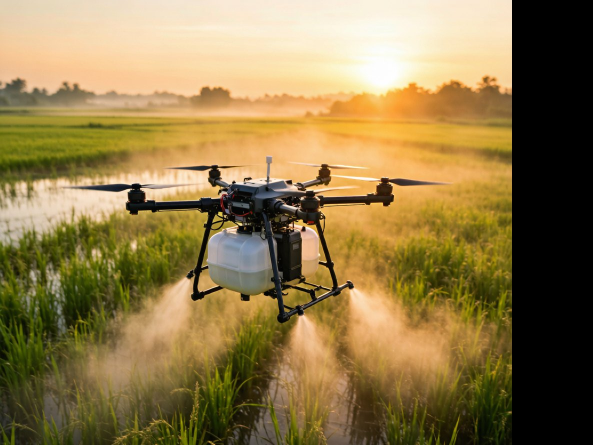
#> input picture engine/clients/kestrel/media/products/ag-16.jpg, 1186 x 890 px (shown at 1/2 size)
$ python -i gen_media.py   (imports and definitions only)
#> lines starting #> are read from the running program, lines starting #| are printed output that depends on the picture
"""为交付站生成媒体素材：实拍图裁切 + 调色板感知的品牌图案占位图。

交付期最常见的两种状态是「客户照片还没给」和「只有一堆原图」。
这个工具把两种状态都收口到同一套约定上：

  1. **有原图**：写 media/sources.yaml 声明「哪张原图 → 哪个槽位、裁哪里」，
     工具负责裁成 4:3、降到 1600px 宽、压成 JPEG（q86）。
  2. **没原图**：按主题调色板生成抽象构图——同一站点同一视觉语言，
     每个槽位又各不相同（种子取自路径），换掉客户真图时路径不变。

为什么不再用纯色/网格占位：全站二十多张图如果长得一样，页面看起来像
「图没加载完」，比留白更伤专业感。占位图也要当成设计资产来做。

输出统一为 JPEG：
  - 卡片是 object-fit: cover 的 4:3 裁切，1600×1200 足够 2 倍屏；
  - PNG 存渐变会落到 1MB 以上，撞穿 settings.yaml 的 max_kb: 400 告警线。

依赖：pillow（`pip install pillow`）。生成的图会进版本库，构建本身不依赖本工具。

用法：
    python tools/gen_media.py --site clients/kestrel            # 缺什么补什么
    python tools/gen_media.py --site clients/leafworks --force  # 全部重生成
    python tools/gen_media.py --site clients/kestrel --list     # 只列出槽位
"""

from __future__ import annotations

import argparse
import colorsys
import hashlib
import os
import re
import sys

try:
    from PIL import Image, ImageDraw, ImageFilter
except ImportError:  # pragma: no cover - 工具链缺失时的明确提示
    sys.exit("需要 pillow：pip install pillow")

RASTER = (".png", ".jpg", ".jpeg", ".webp")
W, H = 1600, 1200  # 4:3，与卡片的 object-fit 比例一致


# ---------------------------------------------------------------- 主题解析

# [47 lines left out: functions read_theme, parse_color, not called in this run]


def luma(c: tuple[int, int, int]) -> float:
    return (0.2126 * c[0] + 0.7152 * c[1] + 0.0722 * c[2]) / 255.0


def mix(a: tuple[int, int, int], b: tuple[int, int, int], t: float) -> tuple[int, int, int]:
    return tuple(int(a[i] + (b[i] - a[i]) * t) for i in range(3))  # type: ignore[return-value]


# [9 lines left out: function shift, not called in this run]


def seed_of(text: str) -> int:
    return int(hashlib.sha256(text.encode("utf-8")).hexdigest()[:8], 16)


# ---------------------------------------------------------------- 程序化构图

# [131 lines left out: functions radial_mask, gradient, draw_motif, brand_placeholder, not called in this run]


def save_jpeg(img: Image.Image, path: str) -> None:
    os.makedirs(os.path.dirname(path), exist_ok=True)
    img.convert("RGB").save(path, "JPEG", quality=86, optimize=True, progressive=True)
    print(f"  {os.path.relpath(path)}  {os.path.getsize(path) // 1024} KB")


# ---------------------------------------------------------------- 分享卡（M5-3）

CARD_W, CARD_H = 1200, 630  # 1.91:1，Facebook / LinkedIn / X 的横版大图比例


# [122 lines left out: functions load_font, read_settings_brand, brand_card, not called in this run]


# ---------------------------------------------------------------- 目录 / 规格书（M5-9）

def _pdf_text(x: int, y: int, size: int, text: str, font: str = "F1") -> str:
    esc = text.replace("\\", r"\\").replace("(", r"\(").replace(")", r"\)")
    return f"BT /{font} {size} Tf 1 0 0 1 {x} {y} Tm ({esc}) Tj ET\n"


# [44 lines left out: function write_pdf, not called in this run]


# ---------------------------------------------------------------- 实拍图处理

def fit_photo(src: str, dst: str, focus: str = "0.5,0.5", zoom: float = 1.0, cut: float = 0.13) -> None:
    """把原图裁成 4:3 并压到 1600px 宽。

    focus 是保留区域的中心（0–1 归一化坐标）：同一张原图取不同焦点，
    就能得到两张「看起来是两个场景」的裁切，比重复使用一张图专业得多。
    cut 先切掉底部若干比例——生成图的水印几乎都盖在右下角，交稿前必须去掉。
    """
#> called with dst = 'out.png', focus = '0.5,0.5', zoom = 1, cut = 0.13
    im = Image.open(src).convert("RGB")
#> im is the input picture: PIL image 1186x890 RGB; mean R, G, B 142.6, 120.8, 73.4
    w, h = im.size
#> w = 1186; h = 890
    if cut > 0:
        im = im.crop((0, 0, w, int(h * (1 - cut))))
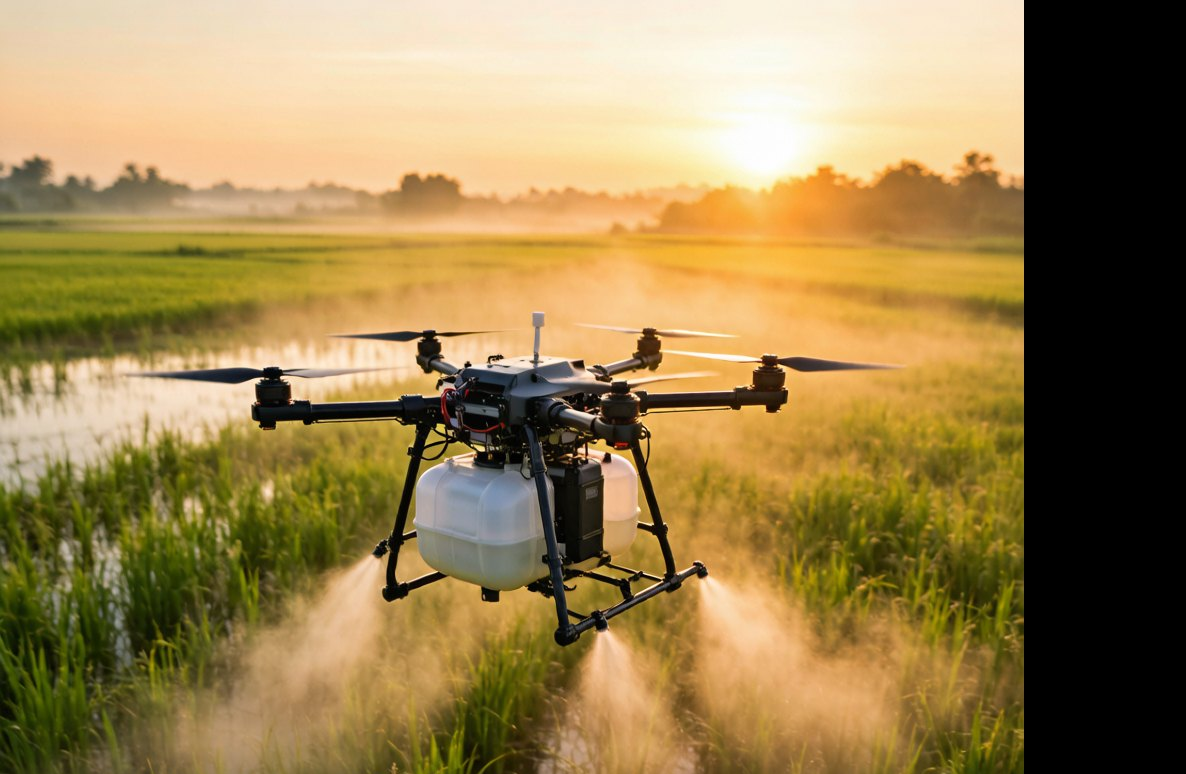
#> im: PIL image 1186x774 RGB; mean R, G, B 153.7, 129.8, 80.5
        w, h = im.size
#> h = 774
    target = 4 / 3
    cw, ch = (w, int(w / target)) if w / h > target else (int(h * target), h)
#> cw = 1186; ch = 889
    cw, ch = int(cw / zoom), int(ch / zoom)
    fx, fy = (float(v) for v in focus.split(","))
    left = max(0, min(w - cw, int(w * fx - cw / 2)))
#> left = 0
    top = max(0, min(h - ch, int(h * fy - ch / 2)))
#> top = 0
    im = im.crop((left, top, left + cw, top + ch))
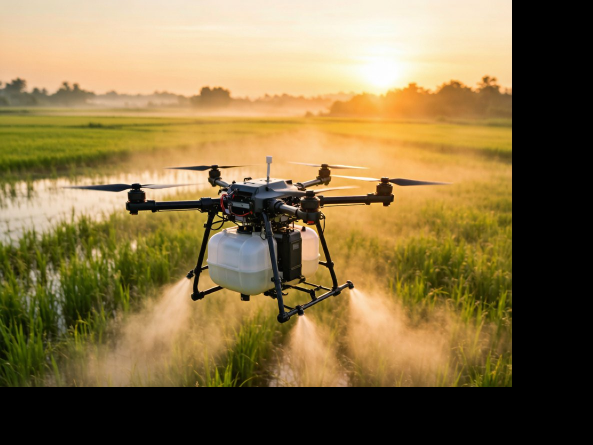
#> im: PIL image 1186x889 RGB (shown at 1/2 size); mean R, G, B 133.8, 113.1, 70.1
    if im.width > W:
        im = im.resize((W, H), Image.LANCZOS)
    save_jpeg(im, dst)


# [19 lines left out: function load_sources, not called in this run]


# ---------------------------------------------------------------- 槽位收集

REF = re.compile(r"media/[A-Za-z0-9_./-]+\.(?:png|jpg|jpeg|webp)")


# [14 lines left out: function collect_slots, not called in this run]


def jpeg_path(site: str, slot: str) -> str:
    return os.path.join(site, os.path.splitext(slot)[0] + ".jpg")


# [114 lines left out: functions scan_datasheets, main, not called in this run]


# [2 lines not run here, left out]

>>> result = fit_photo('../clients/kestrel/media/products/ag-16.jpg', 'out.png')

$ run again, on engine/clients/kestrel/media/products/cat-logistics.jpg
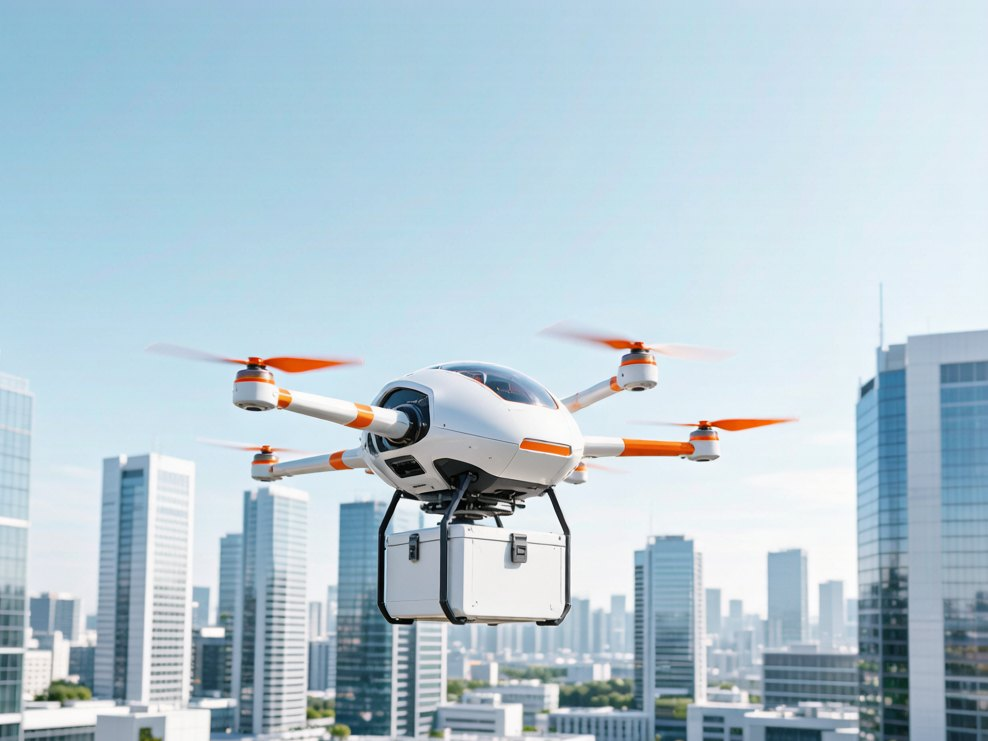
#> input picture engine/clients/kestrel/media/products/cat-logistics.jpg, 988 x 741 px
#> in fit_photo, im is the input picture: PIL image 988x741 RGB; mean R, G, B 180, 200.3, 211.6
#> in fit_photo, `im = im.crop((0, 0, w, int(h * (1 - cut))))`:
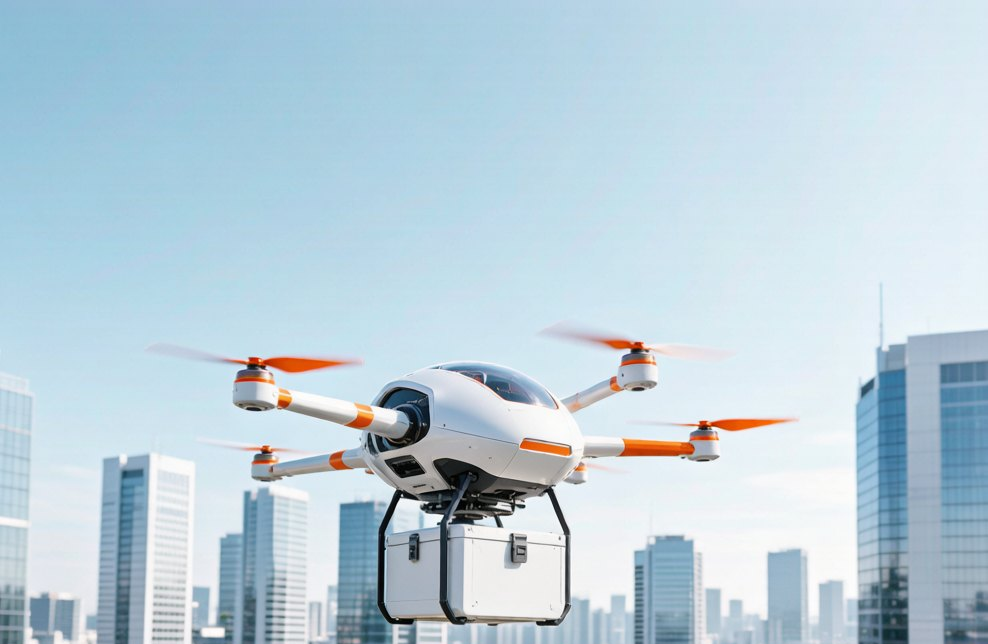
#> im: PIL image 988x644 RGB; mean R, G, B 186.7, 207.8, 219.6
#> in fit_photo, `im = im.crop((left, top, left + cw, top + ch))`:
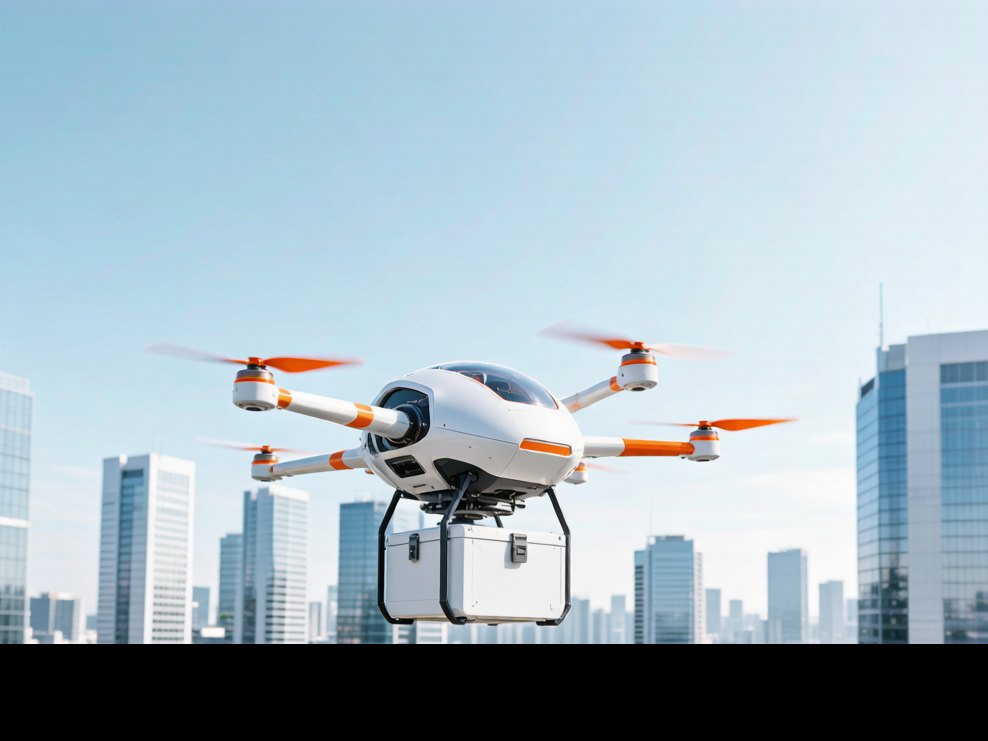
#> im: PIL image 988x741 RGB; mean R, G, B 162.3, 180.6, 190.8
